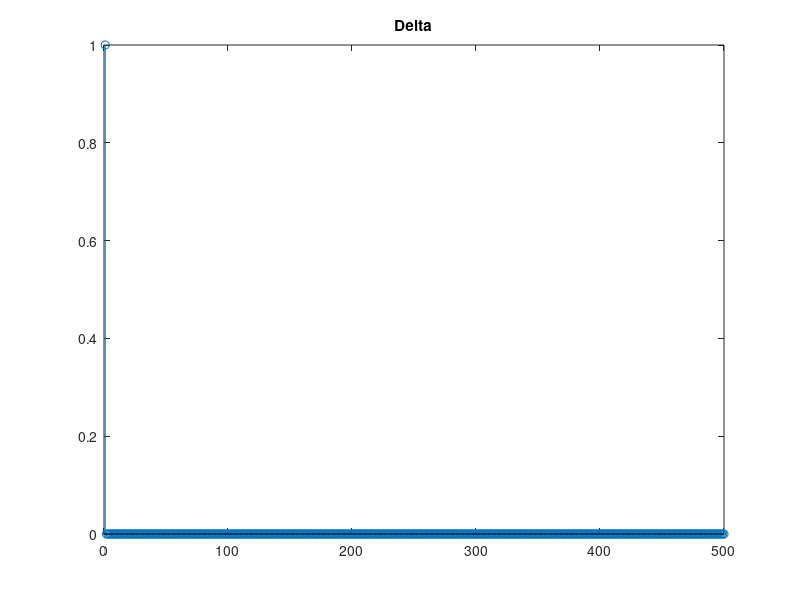

Source code (MATLAB): (Note: this script raises an error after producing the figure.)

delta = [1 zeros(1,499)];
stem(delta);title("Delta");figure;

b = ones(1,500);
a = ones(1,500);
cond_inic = zeros(1,max(length(a),length(b))-1);


h = filter(b,a,delta,cond_inic);
 
resp_amp_delta = resposta_em_amplitude(h);
plot(resp_amp_delta);title("Resposta em amplitude de Delta");figure;


bks_h1 = [0.1 0.3 0.3 0.1]; 
aks_h1 = [1 -0.58 0.42 -0.056];
cond_inic_h1 = zeros(1,max(length(aks_h1),length(bks_h1))-1);
y_h1 = filter(bks_h1,aks_h1,delta,cond_inic_h1);
resposta_em_amplitude(y_h1);title("Resposta em amplitude filtro H1");figure;


bks_h2 = [.13 -.26 0.13];
aks_h2 = [1 -1.4 1.27 -.66 .27];
cond_inic_h2 = zeros(1,max(length(aks_h2),length(bks_h2))-1);
y_h2 = filter(bks_h2,aks_h2,delta,cond_inic_h2);
resposta_em_amplitude(y_h2);title("Resposta em amplitude filtro H2");figure;


bks_h3 = [.45 -1.34 1.34 -0.45];
aks_h3 = [1 -1.46 .91 -.2];
cond_inic_h3 = zeros(1,max(length(aks_h3),length(bks_h3))-1);
y_h3 = filter(bks_h3,aks_h3,delta,cond_inic_h3);
resposta_em_amplitude(y_h3);title("Resposta em amplitude filtro H3");




 